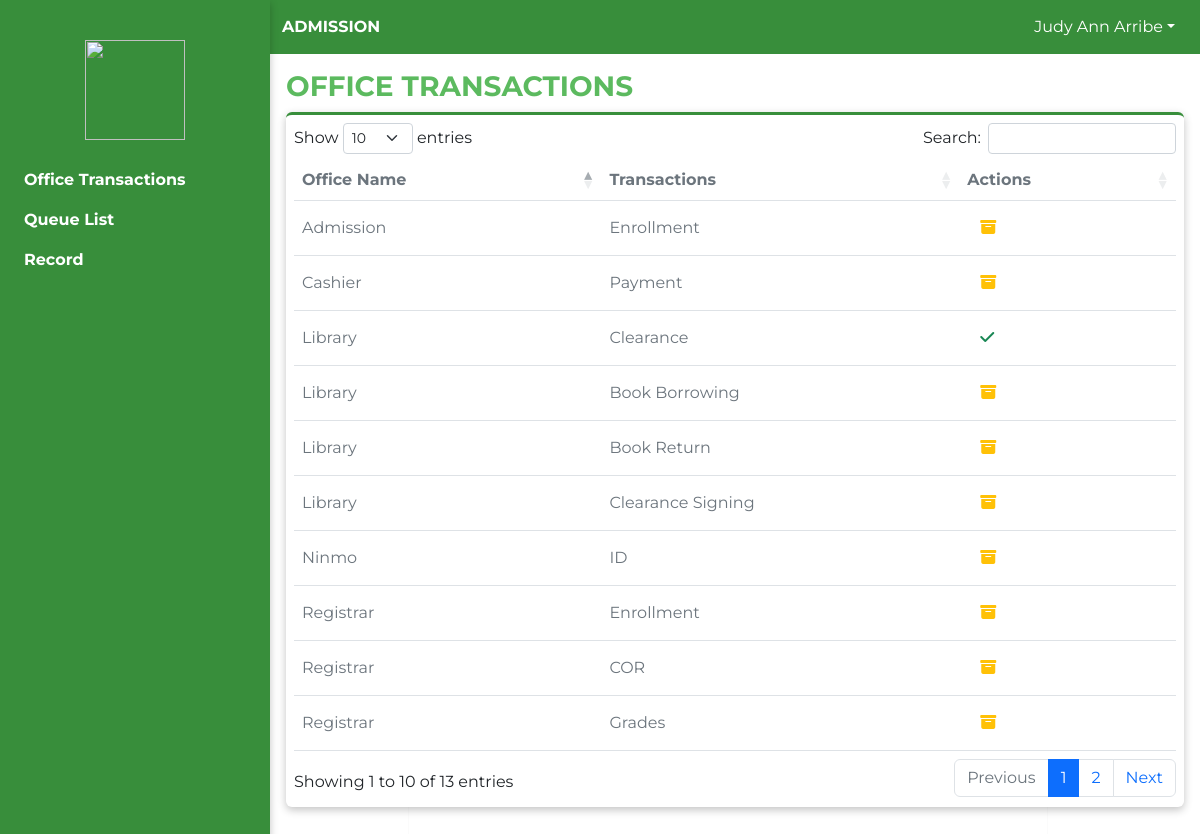
Page /admin/office-transactions.php (signed in) on the committed database.
### tables this page shows
CREATE TABLE `transactions` (
  `id` int(11) NOT NULL,
  `office_name` varchar(255) NOT NULL,
  `transaction` varchar(255) NOT NULL,
  `status` varchar(255) NOT NULL DEFAULT 'Active'
);

### admin/office-transactions.php (shortened to what this page needs)
<?php
include 'includes/header.php';
if ($_SESSION['role'] == 'Admin') {
  include 'includes/navbar.php';
  include 'includes/sidenav.php';
  superadmin_sidenav();
} else {
  include 'includes/office-navbar.php';
  include 'includes/office-sidenav.php';
}
?>
<div class="container-fluid">
  <div class="row p-2">
    <div class="col-md-12 p-2">
      <h3 class="text-uppercase text-color fw-bold">Office Transactions
      </h3>
      <div class="box-shadow-1 rounded border-top-3px mb-2 p-2 bg-white">
        <div class="overflow-auto">
          <table id="table" class="table display align-middle nowrap " cellspacing="0">
            <thead class="text-muted">
              <th>Office Name</th>
              <th>Transactions</th>
              <th>Actions</th>
            </thead>
            <tbody class="text-muted">
              <?php
              $select_transactions = "SELECT * FROM transactions ORDER BY office_name";
              $select_transactions_result = mysqli_query($GLOBALS['connection'], $select_transactions);
              while ($row = mysqli_fetch_assoc($select_transactions_result)) {
                $office = $row['office_name'];
                $transaction_id = $row['id'];
              ?>
                <tr>
                  <td><?= $office ?></td>
                  <td><?= $row['transaction'] ?></td>
                  <td>
                    <?php
                    if ($row['status'] === 'Active') { ?>
                      <a href="office-transactions.php?archive=<?= $transaction_id ?>" class="btn"><i class="fa-solid fa-archive text-warning"></i></a>
                    <?php } else {
                    ?>
                      <a href="office-transactions.php?activate=<?= $transaction_id ?>" class="btn"><i class="fa-solid fa-check text-success"></i></a>
                    <?php
                    }
                    ?>
                  </td>
                </tr>
              <?php }
              ?>
            </tbody>
          </table>
        </div>
      </div>
    </div>
  </div>
</div>
<?php include 'includes/footer.php' ?>

### admin/assets/css/style.css (style rules this page uses)
:root { --main-text: white; --primary-color: rgb(92, 186, 95); --primary-color-hover: rgb(56, 142, 59); --black: black; --offcanvas-width: 270px; --offcanvas-height: 30px; }
html, body { font-family: "Montserrat", sans-serif; }
.border-top-3px { border-top: 3px solid var(--primary-color-hover) !important; }
.box-shadow-1 { box-shadow: rgba(0, 0, 0, 0.24) 0px 3px 8px; }
a { color: var(--primary-color); }
.text-color { color: var(--primary-color); }
body { position: relative; }

### rows in the picture
transactions: office_name "Admission", transaction "Enrollment"
transactions: office_name "Cashier", transaction "Payment"
transactions: office_name "Library", transaction "Clearance"
transactions: office_name "Library", transaction "Book Borrowing"
transactions: office_name "Library", transaction "Book Return"
transactions: office_name "Library", transaction "Clearance Signing"
transactions: office_name "Ninmo", transaction "ID"
transactions: office_name "Registrar", transaction "Enrollment"
transactions: office_name "Registrar", transaction "COR"
transactions: office_name "Registrar", transaction "Grades"

### other values in the picture
$_SESSION['office-role'] "ADMISSION"
$_SESSION["office-fullname"] "Judy Ann Arribe"
